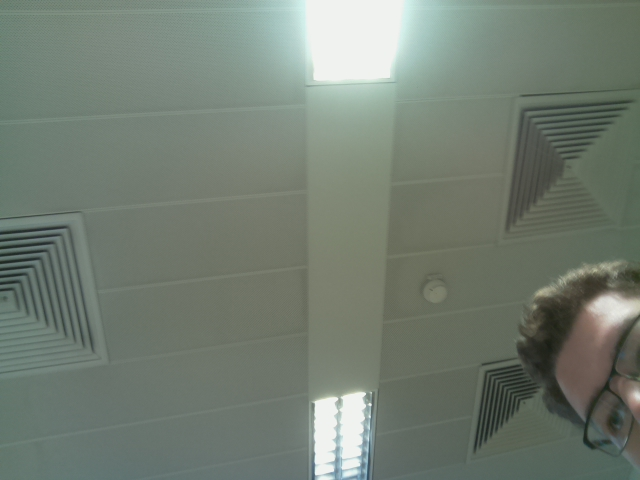
#> input picture images/negative/img0.jpg, 640 x 480 px, given in place of the camera
$ python VJCMS.py   (Python 2 division)
#> lines starting #> are read from the running program, lines starting #| are printed output that depends on the picture
#> in detect_and_track, frame is the input picture: shape (480, 640, 3); mean B, G, R 113.8, 125.1, 114.5
### code/python/utils/Viola.py
from termcolor import colored
from utils.objdetector import ObjDetector
from threading import Thread, Lock

import cv2
import numpy as np


class Viola:
	RATIO = 3
	def __init__(self):
		self.termination = (cv2.TERM_CRITERIA_EPS | cv2.TERM_CRITERIA_COUNT, 10, 1)
		self.frame = 0
		self.started = False
		self.read_lock = Lock()

	def start(self):
		if self.started:
			return None
		self.started = True
		self.thread = Thread(target=self.update, args=())
		self.thread.start()
		return self

	def update(self):
		while self.started:
			self.read_lock.acquire()
			self.read_lock.release()


	# [4 lines left out: function set_frame, not called in this run]

	def stop(self):
		self.started = False
		self.thread.join()

	def tag_list(self,list, tag):
		result = []
		for (x,y,w,h) in list:
			x = self.RATIO*(x+10)
			y = self.RATIO*(y+10)
			w = self.RATIO*(w-15)
			h = self.RATIO*(h-15)
			result.append((x,y,x+w,y+h,tag))
		return result

	def find_objects(self,frame,list):
		allRoiPts = []
		allClasses = []
		allRects = []
		result = []
		frame_copy = frame.copy()
		dim = (frame.shape[1]/self.RATIO, frame.shape[0]/self.RATIO);
#> dim = (213, 160)
		resized = cv2.resize(frame, dim, interpolation = cv2.INTER_AREA)
		gray = cv2.cvtColor(resized, cv2.COLOR_BGR2GRAY)
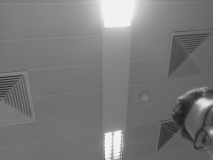
#> gray: shape (160, 213); min 28, max 242, mean 120.6
		#geht durch die Liste der Objecte und erstellt fuer jedes Object ein Viola-Modul
		for elem in list:
			if (elem == "cone"):
				coneDetect = ObjDetector('cascades/cone_cascade.xml')
				ConeRects = coneDetect.detect(gray, scaleFactor = 1.1, minNeighbors = 5, minSize = (10, 10))
				allRects.append(self.tag_list(ConeRects,'Cone'))
			if (elem == "stop"):
				stopDetect = ObjDetector('cascades/haarcascade_stop_sign.xml')
				stopRects = stopDetect.detect(gray, scaleFactor = 1.1, minNeighbors = 5, minSize = (10, 10))
				allRects.append(self.tag_list(stopRects,'Stop'))
			if (elem == "face"):
				faceDetect = ObjDetector('cascades/haarcascade_frontalface_default.xml')
				faceRects = faceDetect.detect(gray, scaleFactor = 1.1, minNeighbors = 5, minSize = (10, 10))
				allRects.append(self.tag_list(faceRects,'Face'))
			if (elem == "way"):
				wayDetect = ObjDetector('cascades/vorfahrt_cascade.xml')
				wayRects = wayDetect.detect(gray, scaleFactor = 1.1, minNeighbors = 5, minSize = (10, 10))
				allRects.append(self.tag_list(wayRects,"Right_of_way"))
			if (elem == "yield"):
				wayDetect = ObjDetector('cascades/yield_cascade.xml')
				wayRects = wayDetect.detect(gray, scaleFactor = 1.1, minNeighbors = 5, minSize = (10, 10))
				allRects.append(self.tag_list(wayRects,"Yield"))
#> after the loop, allRects = [[]]
		for rects in allRects:
			for entry in rects:
				result.append(entry)
#> this loop made 1 pass
#> rects on pass 1: []
#> after the loop, result = []

		return result

### code/python/utils/VJ_Logging.py
#not exactly logging but who cares
# INFO is just for debugging and shift
# WARNING is for things that are nice to know but dont realy interrupt anything
# ERRO when shit goes south
from termcolor import colored
import time
class VJ_Logging:
    def __init__(self, name, log_level = 0):
        self.level = log_level
        self.file = open('./log/'+ name +'_log.log',"w")
        self.file.close()
        self.start_time = time.time()
        self.name = name
        self.fps_counter = 1
        self.fps_sum = 0

    def print_log(self,level,function,message):
        currTime = str(time.ctime())
        f = open('./log/'+ self.name +'_log.log','a')
        if (self.level == 0 ):
            if (level == 0):
                print colored('[INFO]','green') + "      [" + function + "] " + message
                f.write('[' + currTime +  '][INFO]' + "      [" + function + "] " + message + '\n')
            elif (level == 1):
                print colored('[WARNING]','yellow') + "    [" + function + "] " + message
                f.write('[' + currTime +  '][WARNING]' + "      [" + function + "] " + message + '\n')
            elif (level == 2):
                print colored('[ERROR]','red') + "     [" + function + "] " + message
                f.write('[' + currTime +  '][ERROR]' + "     [" + function + "] " + message + '\n')
        elif (self.level == 1):
            if (level == 1):
                print colored('[WARNING]','yellow') + "    [" + function + "] " + message
                f.write('[' + currTime +  '][WARNING]' + "      [" + function + "] " + message + '\n')
            elif (level == 2):
                print colored('[ERROR]','red') + "     [" + function + "] " + message
                f.write('[' + currTime +  '][ERROR]' + "     [" + function + "] " + message + '\n')
        elif (self.level == 2):
            if (level == 2):
                print colored('[ERROR]','red') + "     [" + function + "] " + message
                f.write('[' + currTime +  '][ERROR]' + "     [" + function + "] " + message + '\n')
        f.close()

    def log_boxes(self,objects):
        currTime = str(time.ctime())
        f = open('./log/'+ self.name +'_log.log','a')
        for (x,y,a,b,tag) in objects:
            print colored('[OBJECT]','green') + "    [" + tag + "] " + ' (' + str(x) + ',' + str(y) + ') (' + str(a) + ',' + str(b)+ ')'
            f.write('[' + currTime +  '][OBJECT]' + '    ['+tag + '](' + str(x) + ',' + str(y)+ ') (' + str(a) + ',' + str(b)+ ')\n')
        f.close()

    # [7 lines left out: function log_fps, not called in this run]

### code/python/utils/objdetector.py
# import the necessary packages
import cv2

class ObjDetector:
	def __init__(self, objCascadePath):
		self.objCascade = cv2.CascadeClassifier(objCascadePath)

	def detect(self, image, scaleFactor = 1.1, minNeighbors = 5, minSize = (30, 30)):
		rects = self.objCascade.detectMultiScale(image,
			scaleFactor = scaleFactor, minNeighbors = minNeighbors,
			minSize = minSize, flags = cv2.CASCADE_SCALE_IMAGE)

		# return the rectangles representing bounding
		# boxes around the objects
		return rects

### code/python/VJCMS.py
#!/usr/bin/env python
# Author: Maximilian Langohr


#stamdard libs
from termcolor import colored
import cv2
import numpy as np
import socket
import sys
import struct
import threading
import argparse
from copy import copy, deepcopy
import time

#custome classes and libs
from utils.objdetector import ObjDetector
#from VideoStream import VideoStream
from utils.Viola import Viola
import utils.VJ_Exceptions as vje
from utils.VJ_Logging import VJ_Logging

# Parsing arguments

parser = argparse.ArgumentParser(prog='VJCMS.py', description='processing life video-feed, to detect trafic cones and trafic signs')
parser.add_argument('--debug',metavar='-d', type=int, nargs='?', const=1, default=0, help='0 = use PiCamera 1 = use video (Default = 0)')
parser.add_argument('--mode', metavar='-m', type=int, nargs='?', const=1, default=0, help='0 = detect and track, 1 = detect, 2 = optimized (Default = 0)')
parser.add_argument('--video', action='store_true',help="if true, safes video of current session")
parser.add_argument('--network', metavar='-n', type=int,nargs='?',const=1, default=0, help='0 = stream to local monitor, 1 = stream to network, 2 = no Videostream at all   (Default = 0)')
parser.add_argument('--ip', metavar='-ip', default='localhost', help='ip adress of server (Default = localhost)')
parser.add_argument('--port', metavar='-port', default=5001, help='port of server (Default = 5001)')
parser.add_argument('--verbose', metavar='-v', type=int,nargs='?',const=1,default=2, help=' 0 = INFO, 1 = INFO, WARNING, 2= INFO, WARNING, ERROR (Default = 0)')
#parser.add_argument('--ratio', metavar='-r', type=int, nargs='?',const=1,default=3, help='Set the RATIO by which you want to resize the picture (Default = 3)')
parser.add_argument('--track', metavar='-t' , type=int, nargs='?',const=1, default=50, help='Number of frames you want to track the object after detection (Default = 50)')
parser.add_argument('--skip', metavar='-s', type=int, nargs='?', const=1, default =5, help='Number of frames to bes skipped if no object is found (Default = 5)')
parser.add_argument('--objects' ,metavar='-o', action='append', default=['cone'], choices={'cone','stop','face','way','yield'}, help='List of objects to track {cone, stop, face, way, yield} (Default = cone)')


args = parser.parse_args()

# connect to camera and check if frame can be read
# depending on debug mode the video is used instead
cap = cv2.VideoCapture(0)
if(args.debug == 1):
    cap = cv2.VideoCapture('videos/smartcam_debug.mp4')

if (cap.isOpened() == False):
    logger.print_log(2,'pre main','camera could not be found or frame could not be read')
    raise vje.CameraNotConnected()


# global states or flags
TCP_IP = args.ip
TCP_PORT = args.port
logger = VJ_Logging('vjcms',args.verbose)
#frame is used as a global variable to share the current frame among the diffrent methods
frame = 0
#important Variables
WIDTH = int(cap.get(3))
HEIGHT = int(cap.get(4))
NETWORK =  args.network
MODE = args.mode
OBJECTS = args.objects
VIDEO = args.video
TRACK = args.track
SKIP = args.skip

# initialize the termination criteria for CAMSHIFT, indicating
# a maximum of ten iteRATIOns or movement by a least one pixel
# along with the bounding box of the ROI
termination = (cv2.TERM_CRITERIA_EPS | cv2.TERM_CRITERIA_COUNT, 10, 1)


# VideoWriter to create avi file
output_video = cv2.VideoWriter('output.avi',cv2.VideoWriter_fourcc('M','J','P','G'),25,(WIDTH,HEIGHT))

#start timer for FPS output
start_time = time.time()
fps_interval = 1 # displays the frame rate every 1 second
fps_counter = 0
fps = 0
####################################################################################################################
# is responsable for outputing frame to local monitor or Network, depending on NETWORK
# [115 lines left out: functions view, justShow, trackObj, calHist, print_boxes, not called in this run]

##########################################################################################################################
# detects and tracks objects identified by Viola Jones using CAMSHIFT
def detect_and_track():
    logger.print_log(0,'detect_and_track','Begin detect_and_track' )
    global cap
    global frame
    MAINFLAG = True
    logger.print_log(0,'detect_and_track','starting Thread for Viola')
    # Start viola in a diffrent thread
    viola = Viola().start()

    i=0
    logger.print_log(0,'detect_and_track','opening input stream')
    while(cap.isOpened()):
        # Try to find the objects using Viola-Jones. If objects are found, give the
        # pass to track it else for next five frames don't check any objects. Repeat until
        # a object is found in the frame
        if MAINFLAG:
            #Before each call empty the pervious objects and their hsv histograms
            allRoiPts = []
            allRoiHist = []
            ret, frame = cap.read()
            if not ret:
                logger.print_log(2,'detect_and_track','could not read frame from stream')
                cap.release()
                cv2.destroyAllWindows()
                return -1
            # save the objects found in the frame into a list
            allRoiPts = viola.find_objects(frame,OBJECTS)
#> allRoiPts = []
            logger.log_boxes(allRoiPts)
            # Check if objects were found in the given frame
            if len(allRoiPts) != 0:
                allRoiHist = calHist(allRoiPts)
                MAINFLAG = False
            else:
                if cv2.waitKey(1) & 0xFF == ord('q'):
#> (key q is pressed here)
                    logger.print_log(0,'detect_and_track','ending program now')
                    viola.stop()
                    break
                justShow()
        else:
            # Track the object found by viola jones for next TRACK number of frames using cam shift
            error = trackObj(allRoiPts, allRoiHist)
            if error == -1:
                logger.print_log(2,'detect_and_track','trackObj returned an error ' + str(error))
                cap.release()
                cv2.destroyAllWindows()
                viola.stop()
                return -1

            MAINFLAG = True
       		#Exit on key press of q
            if cv2.waitKey(1) & 0xFF == ord('q'):
                logger.print_log(0,'detect_and_track','ending program now')
                viola.stop()
                break
#> (the run stopped early here; a loop or call above may not have finished)

$ run again, on images/negative/img1.jpg
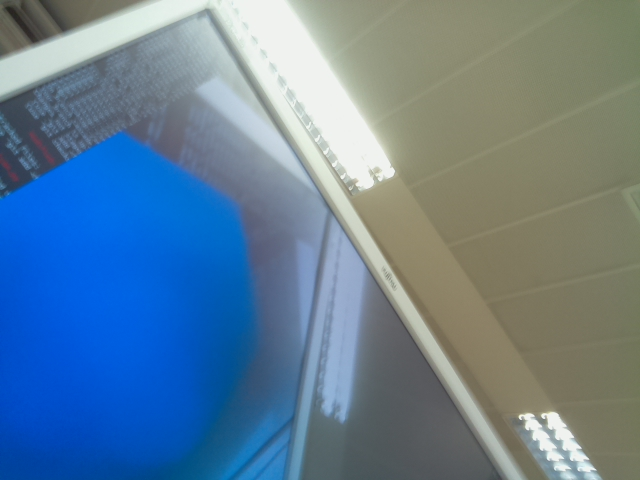
#> input picture images/negative/img1.jpg, 640 x 480 px, given in place of the camera
#> in detect_and_track, frame is the input picture: shape (480, 640, 3); mean B, G, R 149.6, 127.2, 99.5
#> in find_objects, `gray = cv2.cvtColor(resized, cv2.COLOR_BGR2GRAY)`:
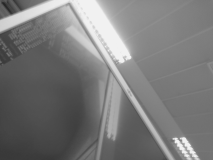
#> gray: shape (160, 213); min 38, max 242, mean 121.5
#> after the loop in find_objects, `for elem in list:`: allRects = [[]]
#> the loop in find_objects, `for rects in allRects:` made 1 pass
#> rects on pass 1: []
#> after the loop in find_objects, `for rects in allRects:`: result = []

$ run again, on images/negative/img10.jpg
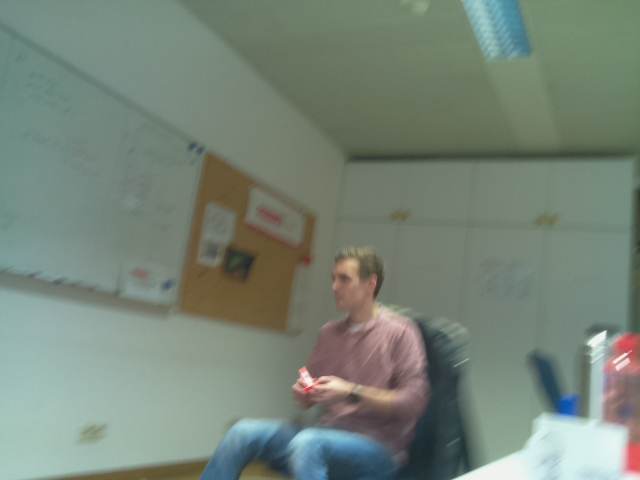
#> input picture images/negative/img10.jpg, 640 x 480 px, given in place of the camera
#> in detect_and_track, frame is the input picture: shape (480, 640, 3); mean B, G, R 120.1, 132.3, 119.2
#> in find_objects, `gray = cv2.cvtColor(resized, cv2.COLOR_BGR2GRAY)`:
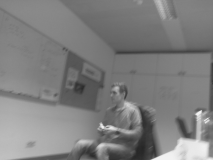
#> gray: shape (160, 213); min 38, max 241, mean 127
#> after the loop in find_objects, `for elem in list:`: allRects = [[]]
#> the loop in find_objects, `for rects in allRects:` made 1 pass
#> rects on pass 1: []
#> after the loop in find_objects, `for rects in allRects:`: result = []

$ run again, on images/negative/img11.jpg
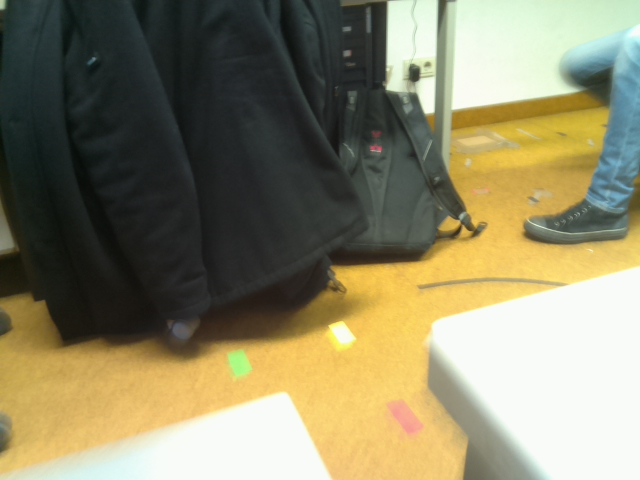
#> input picture images/negative/img11.jpg, 640 x 480 px, given in place of the camera
#> in detect_and_track, frame is the input picture: shape (480, 640, 3); mean B, G, R 103.6, 133.2, 139.1
#> in find_objects, `gray = cv2.cvtColor(resized, cv2.COLOR_BGR2GRAY)`:
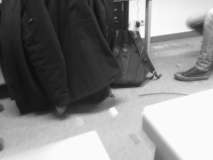
#> gray: shape (160, 213); min 12, max 251, mean 131.6
#> after the loop in find_objects, `for elem in list:`: allRects = [[]]
#> the loop in find_objects, `for rects in allRects:` made 1 pass
#> rects on pass 1: []
#> after the loop in find_objects, `for rects in allRects:`: result = []
